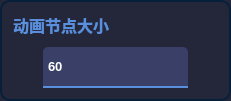
                        <widget class="QFrame" name="frame_anifont">
                         <property name="sizePolicy">
                          <sizepolicy hsizetype="Preferred" vsizetype="Expanding">
                           <horstretch>0</horstretch>
                           <verstretch>0</verstretch>
                          </sizepolicy>
                         </property>
                         <property name="minimumSize">
                          <size>
                           <width>231</width>
                           <height>101</height>
                          </size>
                         </property>
                         <property name="styleSheet">
                          <string notr="true">QFrame{
 border:2px solid;
	border-color: rgb(5, 32, 56);
	background-color: rgb(36,38,58);
border-radius:10px;
}
QComboBox QAbstractItemView{
outline: 0px solid gray;            
/*border:1px solid #eeeeee;*/            
color:rgb(145,151,163);
selection-color:white;
font-size:14px;
font-family:Microsoft YaHei UI;            
background-color:rgb(18,26,39);
selection-background-color:rgb(33,41,54);
border-top-radius:0px;
border-bottom-radius:10px;
}</string>
                         </property>
                         <property name="frameShape">
                          <enum>QFrame::StyledPanel</enum>
                         </property>
                         <property name="frameShadow">
                          <enum>QFrame::Raised</enum>
                         </property>
                         <layout class="QVBoxLayout" name="verticalLayout_11">
                          <item>
                           <widget class="QLabel" name="label_anifont">
                            <property name="sizePolicy">
                             <sizepolicy hsizetype="Fixed" vsizetype="Fixed">
                              <horstretch>0</horstretch>
                              <verstretch>0</verstretch>
                             </sizepolicy>
                            </property>
                            <property name="font">
                             <font>
                              <family>Microsoft YaHei UI</family>
                              <pointsize>12</pointsize>
                              <weight>75</weight>
                              <bold>true</bold>
                             </font>
                            </property>
                            <property name="styleSheet">
                             <string notr="true">QLabel{
border:none;
color:#598FDC;
}</string>
                            </property>
                            <property name="text">
                             <string>动画节点大小</string>
                            </property>
                           </widget>
                          </item>
                          <item alignment="Qt::AlignBottom">
                           <widget class="QFrame" name="frame_selectanifont">
                            <property name="minimumSize">
                             <size>
                              <width>0</width>
                              <height>0</height>
                             </size>
                            </property>
                            <property name="styleSheet">
                             <string notr="true">QFrame{border:none;
}</string>
                            </property>
                            <property name="frameShape">
                             <enum>QFrame::StyledPanel</enum>
                            </property>
                            <property name="frameShadow">
                             <enum>QFrame::Raised</enum>
                            </property>
                            <property name="lineWidth">
                             <number>0</number>
                            </property>
                            <layout class="QHBoxLayout" name="horizontalLayout_13">
                             <property name="spacing">
                              <number>0</number>
                             </property>
                             <property name="leftMargin">
                              <number>0</number>
                             </property>
                             <property name="topMargin">
                              <number>0</number>
                             </property>
                             <property name="rightMargin">
                              <number>0</number>
                             </property>
                             <property name="bottomMargin">
                              <number>0</number>
                             </property>
                             <item>
                              <widget class="QLineEdit" name="lineEdit_nodesize">
                               <property name="sizePolicy">
                                <sizepolicy hsizetype="Expanding" vsizetype="Fixed">
                                 <horstretch>0</horstretch>
                                 <verstretch>0</verstretch>
                                </sizepolicy>
                               </property>
                               <property name="minimumSize">
                                <size>
                                 <width>109</width>
                                 <height>41</height>
                                </size>
                               </property>
                               <property name="maximumSize">
                                <size>
                                 <width>145</width>
                                 <height>16777215</height>
                                </size>
                               </property>
                               <property name="font">
                                <font>
                                 <family>Microsoft YaHei UI</family>
                                 <pointsize>10</pointsize>
                                 <weight>75</weight>
                                 <bold>true</bold>
                                </font>
                               </property>
                               <property name="styleSheet">
                                <string notr="true">QLineEdit{ border: 0px solid;
	border-bottom: 2px solid;
	border-color: #598FDC;
    border-top-left-radius: 5px;
	border-top-right-radius: 5px;
    padding: 1px 10px 1px 3px;
    min-width: 6em;
	background-color: rgb(57, 63, 103);
	
	color: rgb(255, 255, 255);}</string>
                               </property>
                               <property name="text">
                                <string>60</string>
                               </property>
                              </widget>
                             </item>
                            </layout>
                           </widget>
                          </item>
                         </layout>
                        </widget>
